Frame 1 (no input): blank canvas, image omitted
Frame 60 (the mouse pressed at the canvas centre just before this capture): blank canvas, image omitted
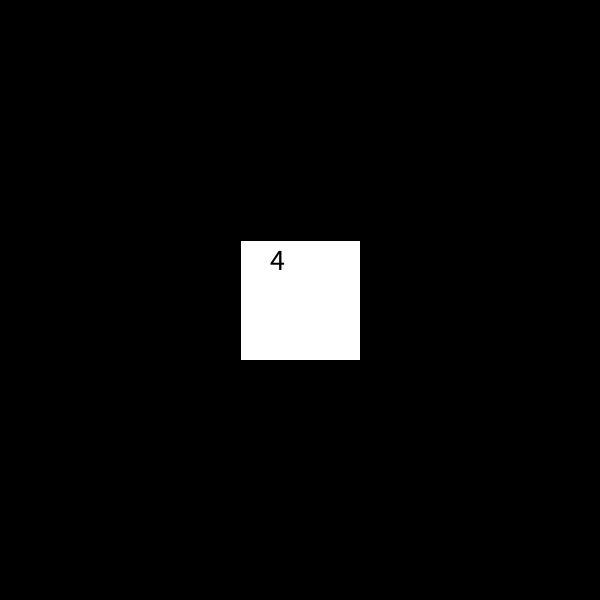
Frame 120 (the mouse held since frame 60 and released just before this capture)

The Processing sketch whose frames 1 and 60 were blank and that drew this single picture after the mouse press (run headless with seeded random() and noise(); from frame 60 on, the mouse is pressed at the canvas centre):

// Processing sketch: av2_2022_1_revisao
// ── av2_2022_1_revisao.pde
int n=5;
int l;
int escolhaX=n;
int escolhaY=n;
int[][] M;
int[][] D = new int[n][n];
int soma = 0;

void setup() {
  size(600, 600);
  l=width/n;
  textSize(30);

  M = geraMatriz(5, 13);
  for (int i=0; i<M.length; i++) {
    for (int j=0; j<M.length; j++) {
      print(M[i][j], " ");
    }
    println();
  }
}

void draw() {
  for (int i=0; i<n; i++) {
    for (int j=0; j<n; j++) {
      fill(0);
      rect(i*l, j*l, l, l);
      if (D[i][j]==1) {
        fill(255);
        rect(i*l, j*l, l, l);
        fill(0);
        text(M[i][j], i*l+30, j*l+30);
      }
    }
  }
}

void mousePressed() {
  escolhaX = mouseX/l;
  escolhaY = mouseY/l;
  println(escolhaX, escolhaY);
  D[escolhaX][escolhaY] = 1;

  soma = soma + M[escolhaX][escolhaY];

  println("soma =>", soma);
  if (soma > 25) {
    println("Maior que 25, você perdeu!");
  }
}

// Para gerar matriz:
int[][] geraMatriz(int n, int v) { // precisa do int[][], pois a questão pede para a função RETORNAR o valor, logo não poderia ser usado void
  int [][] temp = new int [n][n];

  for (int i=0; i<n; i++) {
    for (int j=0; j<n; j++) {
      temp[i][j]=int(random(v + 1));
    }
  }

  return temp;
}
